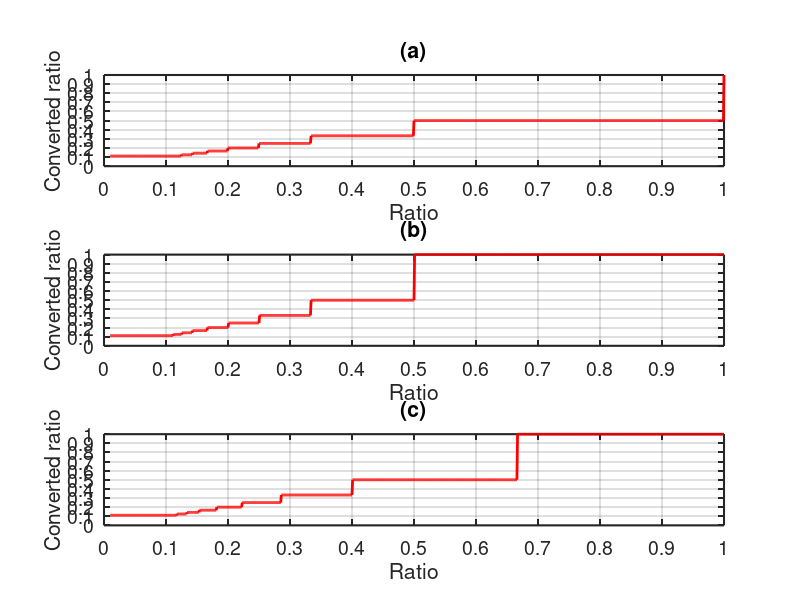

Source code (MATLAB):
%
% Compare ceiling, floor and int conversion functions
%

x = 0.01:0.001:1; %simulate ratios

function [v] = f(r)
  if r >= 1
    v = 1;
  else
    v = -1;
  endif
endfunction

function [RC] = Conversion(x, type = 'C')
  RC = [];
  
  for i=1:length(x)
       
    s = x(i)^f(x(i));
    
    if strcmp(type, 'C')
      s = ceil(s);
    elseif strcmp(type, 'F')
      s = floor(s);
    elseif strcmp(type, 'I')
      s = round(s);
    endif
    
    l = s;
    if s < 1
      l = 1;
    elseif s > 9
      l = 9;
    endif
    
    R = l^f(x(i));
       
    RC = [RC R];
    
  endfor
  
endfunction

% Ceiling function
C = Conversion(x, 'C');

% Flor function
F = Conversion(x, 'F');

% Int function
I = Conversion(x, 'I');

xtk = 0:0.1:1;
ytk = 0:0.1:1.5;

figure(1,"position", get(0,"screensize"));

subplot(311);
plot(x, C, 'r', "linewidth", 2);
title('(a)', "fontsize", 14);
grid 'on';
xlabel('Ratio');
ylabel('Converted ratio');
h = get(gcf, "currentaxes");
set(h, "fontsize", 14, "linewidth", 1.5);
xticks(xtk);
yticks(ytk);

subplot(312);
plot(x, F, 'r', "linewidth", 2);
title('(b)', "fontsize", 14);
grid 'on';
xlabel('Ratio');
ylabel('Converted ratio');
h = get(gcf, "currentaxes");
set(h, "fontsize", 14, "linewidth", 1.5);
xticks(xtk);
yticks(ytk);

subplot(313);
plot(x, I, 'r', "linewidth", 2);
title('(c)', "fontsize", 14);
grid 'on';
xlabel('Ratio');
ylabel('Converted ratio');
h = get(gcf, "currentaxes");
set(h, "fontsize", 14, "linewidth", 1.5);
xticks(xtk);
yticks(ytk);

print('compare.png','-dpng','-r400');

